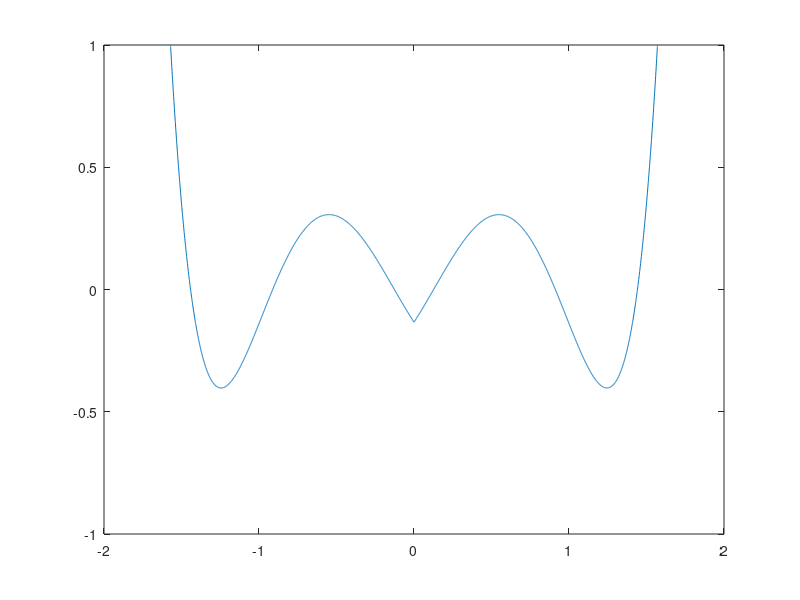

Here is the MATLAB script that generated this plot:
clear;

a = -1.15;
b = -2.69;

step = 0.001;

x1 = -pi/2:0.0001:-pi/2+step;
x2 = -pi/2+2*step:step:0;
x3 = pi/2-2*step:-step:0;
x4 = pi/2:-0.0001:pi/2-step;

counter = 0;

lambda = -15;



    c0 = 1;
    c1 = c0*(lambda - a - b);

    u1 = c0 + c1*(x1+pi/2);
    uStuk1 = c0 + c1*(-pi/2+2*step+pi/2);
    duStuk1 = c1;

    [t,u2] = ode45(@(t,u)[u(2); (sin(t)*u(2) + (lambda - a - b*(sin(t))^2)*u(1)) / cos(t)  ], x2, [uStuk1  duStuk1]);


%    c0 = 1;
    c1 = -c0*(lambda - a - b);

    u4 = c0 + c1*(x4-pi/2);
    uStuk2 = c0 + c1*(pi/2-2*step-pi/2);
    duStuk2 = c1;

    [t,u3] = ode45(@(t,u)[u(2); (sin(t)*u(2) + (lambda - a - b*(sin(t))^2)*u(1)) / cos(t)  ], x3, [uStuk2  duStuk2]);


    x3 = x3(end:-1:1);
    x4 = x4(end:-1:1);
    u3(:, :) = u3(end:-1:1, :);
    u4 = u4(end:-1:1);

x = horzcat(x1, x2, x3, x4);
u = horzcat(u1, u2(:,1)', u3(:,1)', u4);

plot(x, u);

